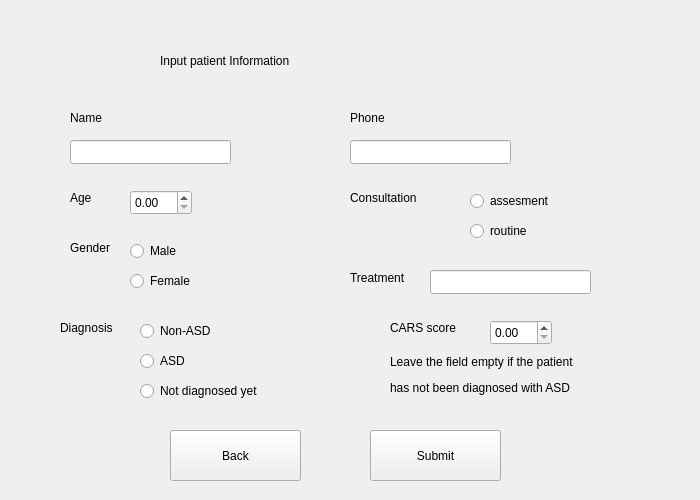
<?xml version="1.0" encoding="UTF-8"?>
<ui version="4.0">
 <class>MainWindow</class>
 <widget class="QWidget" name="MainWindow">
  <property name="geometry">
   <rect>
    <x>0</x>
    <y>0</y>
    <width>700</width>
    <height>500</height>
   </rect>
  </property>
  <property name="windowTitle">
   <string>MainWindow</string>
  </property>
  <widget class="QWidget" name="centralwidget" native="true">
   <property name="geometry">
    <rect>
     <x>0</x>
     <y>0</y>
     <width>701</width>
     <height>501</height>
    </rect>
   </property>
   <widget class="QLabel" name="name_label">
    <property name="geometry">
     <rect>
      <x>70</x>
      <y>110</y>
      <width>49</width>
      <height>16</height>
     </rect>
    </property>
    <property name="text">
     <string>Name</string>
    </property>
   </widget>
   <widget class="QLineEdit" name="name_input">
    <property name="geometry">
     <rect>
      <x>70</x>
      <y>140</y>
      <width>161</width>
      <height>24</height>
     </rect>
    </property>
    <property name="text">
     <string/>
    </property>
   </widget>
   <widget class="QLabel" name="age_label">
    <property name="geometry">
     <rect>
      <x>70</x>
      <y>190</y>
      <width>49</width>
      <height>16</height>
     </rect>
    </property>
    <property name="text">
     <string>Age</string>
    </property>
   </widget>
   <widget class="QRadioButton" name="male_radio">
    <property name="geometry">
     <rect>
      <x>130</x>
      <y>240</y>
      <width>91</width>
      <height>22</height>
     </rect>
    </property>
    <property name="text">
     <string>Male</string>
    </property>
   </widget>
   <widget class="QRadioButton" name="female_radio">
    <property name="geometry">
     <rect>
      <x>130</x>
      <y>270</y>
      <width>91</width>
      <height>22</height>
     </rect>
    </property>
    <property name="text">
     <string>Female</string>
    </property>
   </widget>
   <widget class="QLabel" name="label_3">
    <property name="geometry">
     <rect>
      <x>390</x>
      <y>320</y>
      <width>91</width>
      <height>16</height>
     </rect>
    </property>
    <property name="text">
     <string>CARS score</string>
    </property>
   </widget>
   <widget class="QPushButton" name="submit_button">
    <property name="geometry">
     <rect>
      <x>370</x>
      <y>430</y>
      <width>131</width>
      <height>51</height>
     </rect>
    </property>
    <property name="text">
     <string>Submit</string>
    </property>
   </widget>
   <widget class="QLabel" name="label_2">
    <property name="geometry">
     <rect>
      <x>160</x>
      <y>40</y>
      <width>381</width>
      <height>41</height>
     </rect>
    </property>
    <property name="styleSheet">
     <string notr="true">font: 700 20pt &quot;Segoe UI&quot;;</string>
    </property>
    <property name="text">
     <string>Input patient Information</string>
    </property>
   </widget>
   <widget class="QDoubleSpinBox" name="age_input">
    <property name="geometry">
     <rect>
      <x>130</x>
      <y>190</y>
      <width>62</width>
      <height>25</height>
     </rect>
    </property>
   </widget>
   <widget class="QLabel" name="label_4">
    <property name="geometry">
     <rect>
      <x>70</x>
      <y>240</y>
      <width>49</width>
      <height>16</height>
     </rect>
    </property>
    <property name="text">
     <string>Gender</string>
    </property>
   </widget>
   <widget class="QPushButton" name="back_button">
    <property name="geometry">
     <rect>
      <x>170</x>
      <y>430</y>
      <width>131</width>
      <height>51</height>
     </rect>
    </property>
    <property name="text">
     <string>Back</string>
    </property>
   </widget>
   <widget class="QLabel" name="label_5">
    <property name="geometry">
     <rect>
      <x>390</x>
      <y>350</y>
      <width>201</width>
      <height>51</height>
     </rect>
    </property>
    <property name="text">
     <string>&lt;html&gt;&lt;head/&gt;&lt;body&gt;&lt;p&gt;Leave the field empty if the patient &lt;/p&gt;&lt;p&gt;has not been diagnosed with ASD&lt;/p&gt;&lt;/body&gt;&lt;/html&gt;</string>
    </property>
   </widget>
   <widget class="QLabel" name="label_6">
    <property name="geometry">
     <rect>
      <x>60</x>
      <y>320</y>
      <width>61</width>
      <height>16</height>
     </rect>
    </property>
    <property name="text">
     <string>Diagnosis</string>
    </property>
   </widget>
   <widget class="QRadioButton" name="TC_button">
    <property name="geometry">
     <rect>
      <x>140</x>
      <y>320</y>
      <width>91</width>
      <height>22</height>
     </rect>
    </property>
    <property name="text">
     <string>Non-ASD</string>
    </property>
   </widget>
   <widget class="QRadioButton" name="TS_button">
    <property name="geometry">
     <rect>
      <x>140</x>
      <y>350</y>
      <width>91</width>
      <height>22</height>
     </rect>
    </property>
    <property name="text">
     <string>ASD</string>
    </property>
   </widget>
   <widget class="QRadioButton" name="not_diagnosed_button">
    <property name="geometry">
     <rect>
      <x>140</x>
      <y>380</y>
      <width>141</width>
      <height>22</height>
     </rect>
    </property>
    <property name="text">
     <string>Not diagnosed yet</string>
    </property>
   </widget>
   <widget class="QDoubleSpinBox" name="cars_score">
    <property name="geometry">
     <rect>
      <x>490</x>
      <y>320</y>
      <width>62</width>
      <height>25</height>
     </rect>
    </property>
   </widget>
   <widget class="QLabel" name="name_label_2">
    <property name="geometry">
     <rect>
      <x>350</x>
      <y>190</y>
      <width>91</width>
      <height>16</height>
     </rect>
    </property>
    <property name="text">
     <string>Consultation</string>
    </property>
   </widget>
   <widget class="QRadioButton" name="asess_Radiobutton">
    <property name="geometry">
     <rect>
      <x>470</x>
      <y>190</y>
      <width>91</width>
      <height>22</height>
     </rect>
    </property>
    <property name="text">
     <string>assesment</string>
    </property>
   </widget>
   <widget class="QRadioButton" name="routine_Radiobutton">
    <property name="geometry">
     <rect>
      <x>470</x>
      <y>220</y>
      <width>91</width>
      <height>22</height>
     </rect>
    </property>
    <property name="text">
     <string>routine</string>
    </property>
   </widget>
   <widget class="QLabel" name="name_label_4">
    <property name="geometry">
     <rect>
      <x>350</x>
      <y>270</y>
      <width>71</width>
      <height>16</height>
     </rect>
    </property>
    <property name="text">
     <string>Treatment</string>
    </property>
   </widget>
   <widget class="QLineEdit" name="treatment_input">
    <property name="geometry">
     <rect>
      <x>430</x>
      <y>270</y>
      <width>161</width>
      <height>24</height>
     </rect>
    </property>
    <property name="text">
     <string/>
    </property>
   </widget>
   <widget class="QLabel" name="name_label_3">
    <property name="geometry">
     <rect>
      <x>350</x>
      <y>110</y>
      <width>49</width>
      <height>16</height>
     </rect>
    </property>
    <property name="text">
     <string>Phone</string>
    </property>
   </widget>
   <widget class="QLineEdit" name="phone_input">
    <property name="geometry">
     <rect>
      <x>350</x>
      <y>140</y>
      <width>161</width>
      <height>24</height>
     </rect>
    </property>
    <property name="text">
     <string/>
    </property>
   </widget>
  </widget>
 </widget>
 <resources/>
 <connections/>
</ui>
